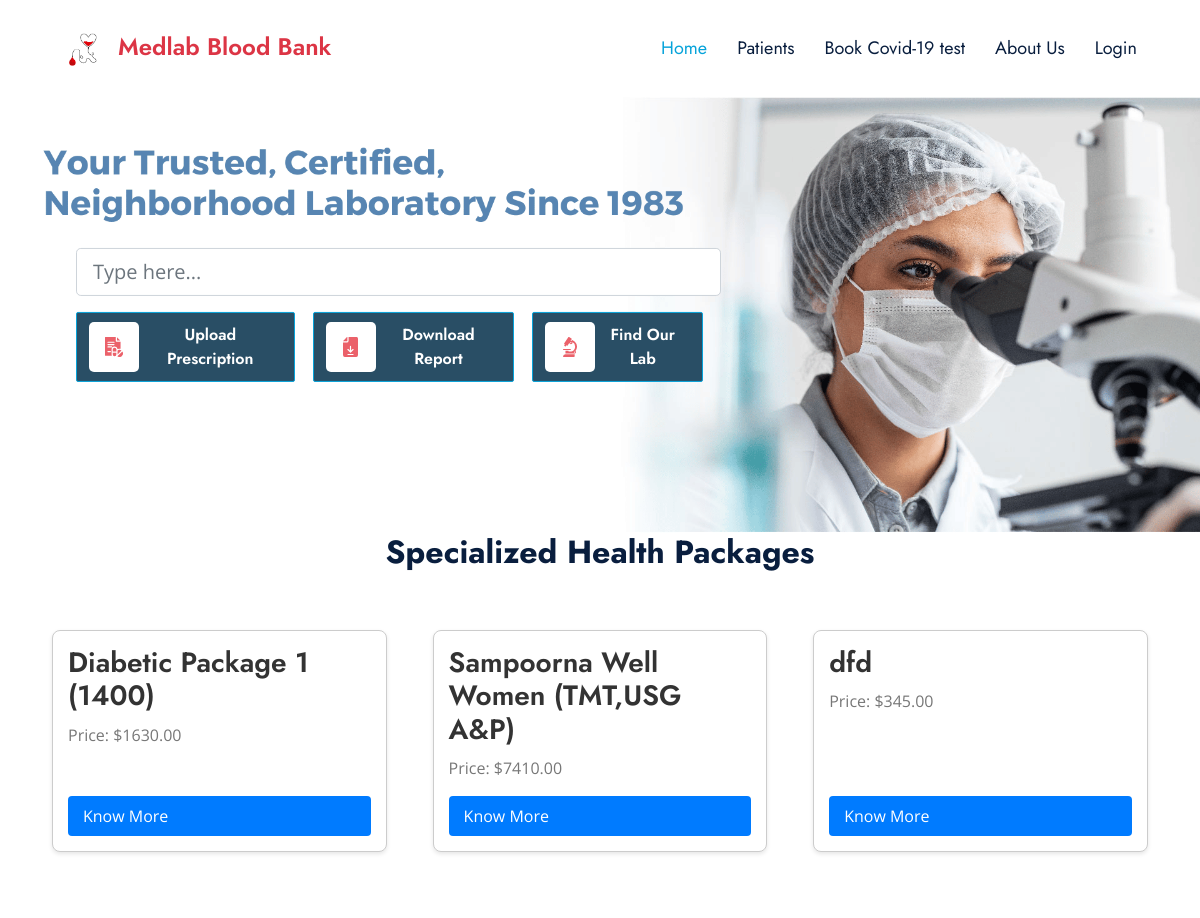
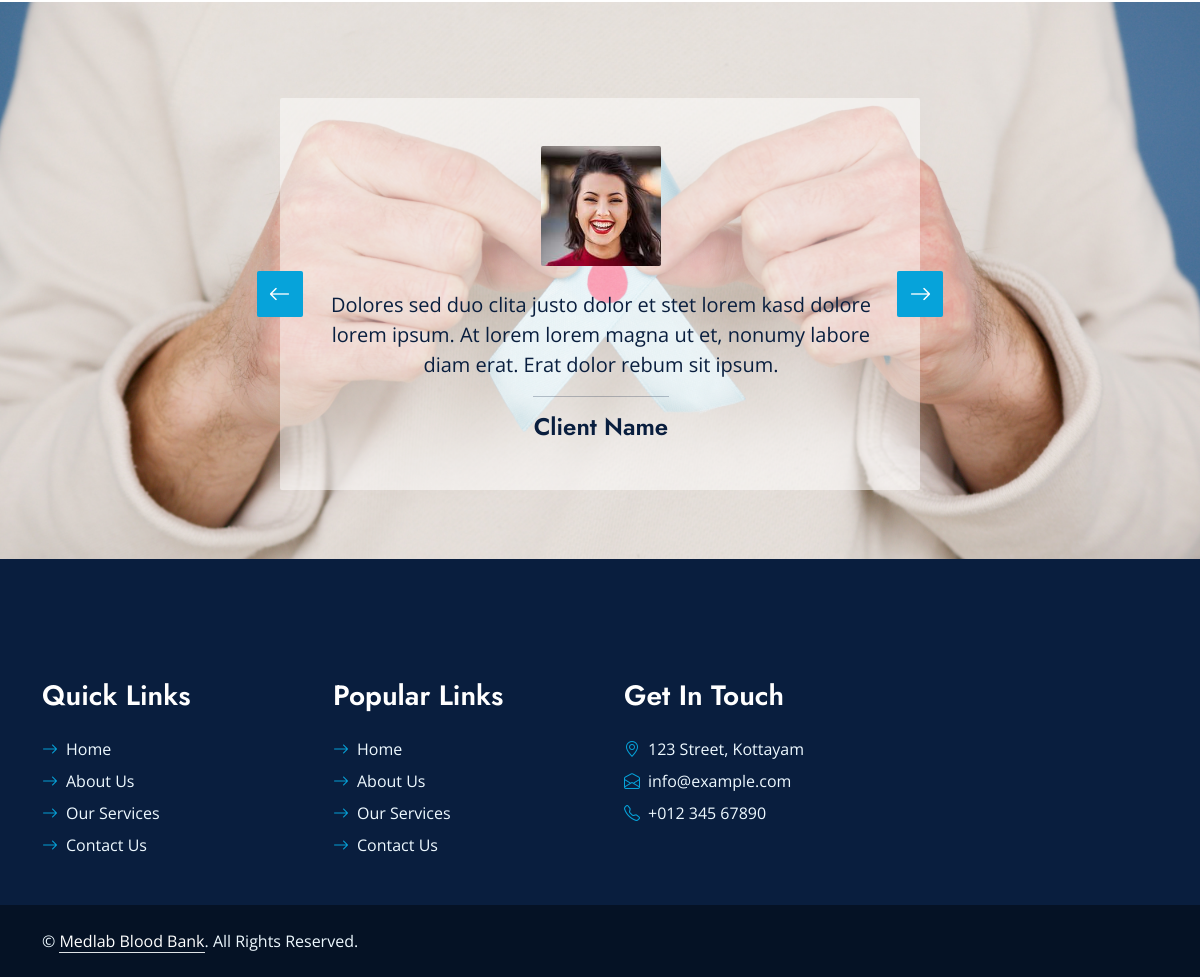
The app's page /homelab/ with its own data (2 pictures, top to bottom).
### website/models.py (models this page shows, shortened)
class LaboratoryTest(models.Model):
    test_name = models.CharField(max_length=255)
    test_price = models.DecimalField(max_digits=10, decimal_places=2)
    package_details = models.JSONField()

### website/views.py (the view)
# urls.py: path('homelab/',homelab,name='homelab'),
def homelab(request):
    print("View function executed!")
    lab_tests = LaboratoryTest.objects.all()
    print("Number of records:", lab_tests.count())
    paginator = Paginator(lab_tests, 3)
    page = request.GET.get('page', 1)
    try:
        lab_tests_page = paginator.page(page)
    except PageNotAnInteger:
        lab_tests_page = paginator.page(1)
    except EmptyPage:
        lab_tests_page = paginator.page(paginator.num_pages)
    context = {
        'lab_tests_page': lab_tests_page,
    }
    return render(request, 'labhome.html', context)

### templates/labhome.html (shortened to what this page needs)
{% extends 'baselab.html' %}
{% block content %}
{% load static %}
    <div class="container-fluid p-0">
        <div id="header-carousel" class="carousel slide carousel-fade" data-bs-ride="carousel">
            <div class="carousel-inner">
                <div class="carousel-item active position-relative">
                    <div class="carousel-caption-lab d-flex flex-column align-items-start justify-content-center position-absolute top-50 start-0 translate-middle-y p-3 ms-auto" style="background-color: transparent;">
                        <div class="p-5" style="width: 1100px;">
                            <div class="container py-5">
                                <div class="row">
                                    <div class="col-lg-8">
                                        <div class="input-group mb-3">
                                            <input type="text" class="form-control form-control-lg" placeholder="Type here...">
                                        </div>
                                        <div class="d-flex justify-content-start">
                                            <div class="btn-container">
                                                <a href="{% url 'upload_prescription_view' %}" class="btn btn-primary me-2 text-center" role="button" style="background-color:#294e65; height:70px; display: flex; align-items: center; justify-content: center;">
                                                    <div class="icon-box" style="height: 50px; width: 50px; border-radius:5px;">
                                                        <img src="{% static 'img/presciptionlogo.svg' %}" alt="Upload Icon" style="height: 20px;">
                                                    </div>
                                                    Upload Prescription
                                                </a>
                                            </div>
                                            <div class="btn-container">
                                                <a href="{% url 'download_report_view' %}" class="btn btn-primary me-2 text-center" role="button" style="background-color:#294e65; height:70px; display: flex; align-items: center; justify-content: center;" >
                                                    <div class="icon-box" style="height: 50px; width: 50px; border-radius:5px;">
                                                        <img src="{% static 'img/labreportlogo.svg' %}" alt="Download Icon" style="height: 20px;">
                                                    </div>
                                                     Download Report
                                                </a>
                                            </div>
                                            <div class="btn-container">
                                                <a href="{% url 'find_lab_view' %}" class="btn btn-primary me-2 text-center" role="button" style="background-color:#294e65; height:70px; display: flex; align-items: center; justify-content: center;">
                                                    <div class="icon-box" style="height: 50px; width: 50px; border-radius:5px;">
                                                        <img src="{% static 'img/lablogo1.svg' %}" alt="Find Lab Icon" style="height: 20px;">
                                                    </div>
                                                     Find Our Lab
                                                </a>
                                            </div>
                                        </div>
                                    </div>
                                </div>
                            </div>
                        </div>
                    </div>
                </div>
            </div>
        </div>
    </div>
    <div class="container">
        <h2 class="text-center mb-5">Specialized Health Packages</h2>
        <div class="test-container">
            {% if lab_tests_page %}
                {% for test in lab_tests_page %}
                    <div class="test-box">
                        <h3>{{ test.test_name }}</h3>
                        <p>Price: ${{ test.test_price }}</p>
                        <a href="{% url 'show_test_details' test.id %}" class="know-more-btn">Know More</a>
                    </div>
                {% endfor %}
            {% else %}
                <p>No data available.</p>
            {% endif %}
        </div>
    </div>
    <div class="container-fluid bg-primary bg-testimonial py-5 my-5 wow fadeInUp" data-wow-delay="0.1s">
        <div class="container py-5">
            <div class="row justify-content-center">
                <div class="col-lg-7">
                    <div class="owl-carousel testimonial-carousel rounded p-5 wow zoomIn" data-wow-delay="0.6s">
                        <div class="testimonial-item text-center text-dark">
                            <img class="img-fluid mx-auto rounded mb-4" src="{% static 'img/testimonial-1.jpg' %}" alt="">
                            <p class="fs-5">Dolores sed duo clita justo dolor et stet lorem kasd dolore lorem ipsum. At lorem lorem magna ut et, nonumy labore diam erat. Erat dolor rebum sit ipsum.</p>
                            <hr class="mx-auto w-25">
                            <h4 class="text-dark mb-0">Client Name</h4>
                        </div>
                    </div>
                </div>
            </div>
        </div>
    </div>
    {% endblock %}

### static/css/style.css (style rules this page uses)
:root { --primary: #06A3DA; --secondary: #F57E57; --light: #EEF9FF; --dark: #091E3E; --medium:#a82f2f; }
h1, h2, .font-weight-bold { font-weight: 700 !important; }
h3, h4, .font-weight-semi-bold { font-weight: 600 !important; }
.btn { font-family: 'Jost', sans-serif; font-weight: 600; transition: .5s; }
.btn-primary, .btn-secondary { color: #FFFFFF; }
.carousel-caption-lab { top: 0; left: 0; right: 0; bottom: 0; background: rgba(216, 216, 222, 0.432); z-index: 1; }
.bg-testimonial { background: url(../img/bg19.jpg) center center no-repeat; background-size: cover; }
.testimonial-carousel { background: rgba(255, 255, 255, 0.473); }
.testimonial-carousel .owl-item img { width: 120px; height: 120px; }

### templates/labhome.html (style rules this page uses)
.btn-container { margin-right: 10px; }
.icon-box { background-color: white; display: flex; align-items: center; justify-content: center; }
.test-container { display: flex; flex-wrap: wrap; justify-content: space-between; }
.test-box { flex: 0 0 30%; border: 1px solid #ccc; padding: 15px; margin: 10px; border-radius: 8px; box-shadow: 0 2px 4px rgba(0, 0, 0, 0.1); background-color: #fff; display: flex; flex-direction: column; justify-content: space-between; }
.test-box h3 { margin-bottom: 10px; color: #333; }
.test-box p { color: #777; }
.know-more-btn { margin-top: auto; background-color: #007bff; color: #fff; padding: 8px 15px; border: none; border-radius: 4px; cursor: pointer; transition: background-color 0.3s; }
.carousel-item { display: flex; justify-content: space-between; }
.test-box { width: calc(32% - 10px); margin-bottom: 20px; }

### records on screen
LaboratoryTest: test_name "Diabetic Package 1 (1400)", test_price "1630.00"
LaboratoryTest: test_name "Sampoorna Well Women (TMT,USG A&P)", test_price "7410.00"
LaboratoryTest: test_name "dfd", test_price "345.00"
